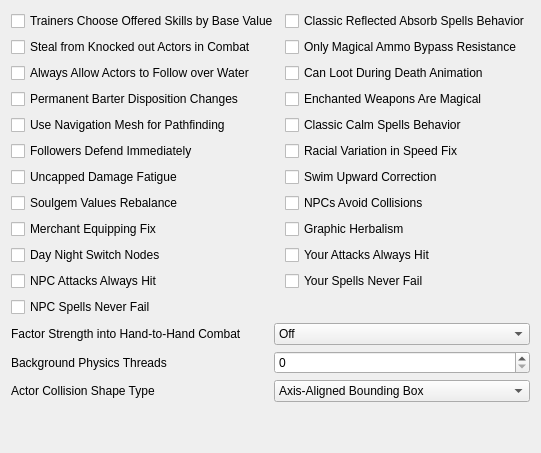
     <widget class="QWidget" name="Gameplay">
      <attribute name="title">
       <string>Gameplay</string>
      </attribute>
      <layout class="QVBoxLayout">
       <item>
        <layout class="QGridLayout" name="gridLayout_3">
         <item row="10" column="0">
          <widget class="QCheckBox" name="uncappedDamageFatigueCheckBox">
           <property name="toolTip">
            <string>&lt;html&gt;&lt;head/&gt;&lt;body&gt;&lt;p&gt;Make Damage Fatigue magic effect uncapped like Drain Fatigue effect.&lt;/p&gt;&lt;p&gt;This means that unlike Morrowind you will be able to knock down actors using this effect.&lt;/p&gt;&lt;/body&gt;&lt;/html&gt;</string>
           </property>
           <property name="text">
            <string>Uncapped Damage Fatigue</string>
           </property>
          </widget>
         </item>
         <item row="6" column="0">
          <widget class="QCheckBox" name="allowNPCToFollowOverWaterSurfaceCheckBox">
           <property name="toolTip">
            <string>&lt;html&gt;&lt;head/&gt;&lt;body&gt;&lt;p&gt;Give actors an ability to swim over the water surface when they follow other actor independently from their ability to swim. Has effect only when nav mesh building is enabled.&lt;/p&gt;&lt;/body&gt;&lt;/html&gt;</string>
           </property>
           <property name="text">
            <string>Always Allow Actors to Follow over Water</string>
           </property>
          </widget>
         </item>
         <item row="7" column="0">
          <widget class="QCheckBox" name="permanentBarterDispositionChangeCheckBox">
           <property name="toolTip">
            <string>&lt;html&gt;&lt;head/&gt;&lt;body&gt;&lt;p&gt;Make disposition change of merchants caused by trading permanent.&lt;/p&gt;&lt;/body&gt;&lt;/html&gt;</string>
           </property>
           <property name="text">
            <string>Permanent Barter Disposition Changes</string>
           </property>
          </widget>
         </item>
         <item row="9" column="1">
          <widget class="QCheckBox" name="normaliseRaceSpeedCheckBox">
           <property name="toolTip">
            <string>&lt;html&gt;&lt;head/&gt;&lt;body&gt;&lt;p&gt;Don't use race weight in NPC movement speed calculations.&lt;/p&gt;&lt;/body&gt;&lt;/html&gt;</string>
           </property>
           <property name="text">
            <string>Racial Variation in Speed Fix</string>
           </property>
          </widget>
         </item>
         <item row="8" column="1">
          <widget class="QCheckBox" name="classicCalmSpellsCheckBox">
           <property name="toolTip">
            <string>&lt;html&gt;&lt;head/&gt;&lt;body&gt;&lt;p&gt;Stops combat with NPCs affected by Calm spells every frame -- like in Morrowind without the MCP.&lt;/p&gt;&lt;/body&gt;&lt;/html&gt;</string>
           </property>
           <property name="text">
            <string>Classic Calm Spells Behavior</string>
           </property>
          </widget>
         </item>
         <item row="11" column="1">
          <widget class="QCheckBox" name="avoidCollisionsCheckBox">
           <property name="toolTip">
            <string>&lt;html&gt;&lt;head/&gt;&lt;body&gt;&lt;p&gt;If enabled NPCs apply evasion maneuver to avoid collisions with others.&lt;/p&gt;&lt;/body&gt;&lt;/html&gt;</string>
           </property>
           <property name="text">
            <string>NPCs Avoid Collisions</string>
           </property>
          </widget>
         </item>
         <item row="11" column="0">
          <widget class="QCheckBox" name="rebalanceSoulGemValuesCheckBox">
           <property name="toolTip">
            <string>&lt;html&gt;&lt;head/&gt;&lt;body&gt;&lt;p&gt;Make the value of filled soul gems dependent only on soul magnitude.&lt;/p&gt;&lt;/body&gt;&lt;/html&gt;</string>
           </property>
           <property name="text">
            <string>Soulgem Values Rebalance</string>
           </property>
          </widget>
         </item>
         <item row="13" column="0">
          <widget class="QCheckBox" name="nightDaySwitchesCheckBox">
           <property name="toolTip">
            <string>&lt;html&gt;&lt;head/&gt;&lt;body&gt;&lt;p&gt;If this setting is true, supporting models will make use of day night switch nodes.&lt;/p&gt;&lt;/body&gt;&lt;/html&gt;</string>
           </property>
           <property name="text">
            <string>Day Night Switch Nodes</string>
           </property>
          </widget>
         </item>
         <item row="13" column="1">
          <widget class="QCheckBox" name="alwaysHitCheckBox">
           <property name="toolTip">
            <string>&lt;html&gt;&lt;head/&gt;&lt;body&gt;&lt;p&gt;Your melee, hand-to-hand and ranged attacks always land. Each deals the share of its damage (after armor) that the hit chance it would have had gives: a 60% swing deals 60% of the damage.&lt;/p&gt;&lt;/body&gt;&lt;/html&gt;</string>
           </property>
           <property name="text">
            <string>Your Attacks Always Hit</string>
           </property>
          </widget>
         </item>
         <item row="14" column="0">
          <widget class="QCheckBox" name="alwaysHitNpcsCheckBox">
           <property name="toolTip">
            <string>&lt;html&gt;&lt;head/&gt;&lt;body&gt;&lt;p&gt;The attacks of NPCs and creatures always land, on anyone including you, with their damage scaled by the hit chance they would have had.&lt;/p&gt;&lt;/body&gt;&lt;/html&gt;</string>
           </property>
           <property name="text">
            <string>NPC Attacks Always Hit</string>
           </property>
          </widget>
         </item>
         <item row="14" column="1">
          <widget class="QCheckBox" name="neverFailSpellsCheckBox">
           <property name="toolTip">
            <string>&lt;html&gt;&lt;head/&gt;&lt;body&gt;&lt;p&gt;Your spells never fail. Each costs its magicka times 100 / the chance it would have had: a 50% spell costs twice as much. Silence and too little magicka still stop a cast.&lt;/p&gt;&lt;/body&gt;&lt;/html&gt;</string>
           </property>
           <property name="text">
            <string>Your Spells Never Fail</string>
           </property>
          </widget>
         </item>
         <item row="15" column="0">
          <widget class="QCheckBox" name="neverFailSpellsNpcsCheckBox">
           <property name="toolTip">
            <string>&lt;html&gt;&lt;head/&gt;&lt;body&gt;&lt;p&gt;The spells of NPCs and creatures never fail, costing more the lower their chance would have been.&lt;/p&gt;&lt;/body&gt;&lt;/html&gt;</string>
           </property>
           <property name="text">
            <string>NPC Spells Never Fail</string>
           </property>
          </widget>
         </item>
         <item row="9" column="0">
          <widget class="QCheckBox" name="followersAttackOnSightCheckBox">
           <property name="toolTip">
            <string>&lt;html&gt;&lt;head/&gt;&lt;body&gt;&lt;p&gt;Make player followers and escorters start combat with enemies who have started combat with them or the player. Otherwise they wait for the enemies or the player to do an attack first.&lt;/p&gt;&lt;/body&gt;&lt;/html&gt;</string>
           </property>
           <property name="text">
            <string>Followers Defend Immediately</string>
           </property>
          </widget>
         </item>
         <item row="8" column="0">
          <widget class="QCheckBox" name="enableNavigatorCheckBox">
           <property name="toolTip">
            <string>&lt;html&gt;&lt;head/&gt;&lt;body&gt;&lt;p&gt;&lt;a name=&quot;docs-internal-guid-f375b85a-7fff-02ff-a5af-c5cff63923c0&quot;/&gt;When enabled, a navigation mesh is built in the background for world geometry to be used for pathfinding. When disabled only the path grid is used to build paths. Single-core CPU systems may have a big performance impact on existing interior location and moving across the exterior world. May slightly affect performance on multi-core CPU systems. Multi-core CPU systems may have different latency for nav mesh update depending on other settings and system performance. Moving across external world, entering/exiting location produce nav mesh update. NPC and creatures may not be able to find path before nav mesh is built around them. Try to disable this if you want to have old fashioned AI which doesn't know where to go when you stand behind that stone and cast a firebolt.&lt;/p&gt;&lt;/body&gt;&lt;/html&gt;</string>
           </property>
           <property name="text">
            <string>Use Navigation Mesh for Pathfinding</string>
           </property>
          </widget>
         </item>
         <item row="5" column="1">
          <widget class="QCheckBox" name="requireAppropriateAmmunitionCheckBox">
           <property name="toolTip">
            <string>&lt;html&gt;&lt;head/&gt;&lt;body&gt;&lt;p&gt;If enabled, a magical ammunition is required to bypass normal weapon resistance or weakness. If disabled, a magical ranged weapon or a magical ammunition is required.&lt;/p&gt;&lt;/body&gt;&lt;/html&gt;</string>
           </property>
           <property name="text">
            <string>Only Magical Ammo Bypass Resistance</string>
           </property>
          </widget>
         </item>
         <item row="12" column="1">
          <widget class="QCheckBox" name="graphicHerbalismCheckBox">
           <property name="toolTip">
            <string>&lt;html&gt;&lt;head/&gt;&lt;body&gt;&lt;p&gt;If this setting is true, containers supporting graphic herbalism will do so instead of opening the menu.&lt;/p&gt;&lt;/body&gt;&lt;/html&gt;</string>
           </property>
           <property name="text">
            <string>Graphic Herbalism</string>
           </property>
          </widget>
         </item>
         <item row="10" column="1">
          <widget class="QCheckBox" name="swimUpwardCorrectionCheckBox">
           <property name="toolTip">
            <string>&lt;html&gt;&lt;head/&gt;&lt;body&gt;&lt;p&gt;Makes player swim a bit upward from the line of sight. Applies only in third person mode. Intended to make simpler swimming without diving.&lt;/p&gt;&lt;/body&gt;&lt;/html&gt;</string>
           </property>
           <property name="text">
            <string>Swim Upward Correction</string>
           </property>
          </widget>
         </item>
         <item row="7" column="1">
          <widget class="QCheckBox" name="enchantedWeaponsMagicalCheckBox">
           <property name="toolTip">
            <string>&lt;html&gt;&lt;head/&gt;&lt;body&gt;&lt;p&gt;Make enchanted weapons without Magical flag bypass normal weapons resistance, like in Morrowind.&lt;/p&gt;&lt;/body&gt;&lt;/html&gt;</string>
           </property>
           <property name="text">
            <string>Enchanted Weapons Are Magical</string>
           </property>
          </widget>
         </item>
         <item row="12" column="0">
          <widget class="QCheckBox" name="preventMerchantEquippingCheckBox">
           <property name="toolTip">
            <string>&lt;html&gt;&lt;head/&gt;&lt;body&gt;&lt;p&gt;Prevents merchants from equipping items that are sold to them.&lt;/p&gt;&lt;/body&gt;&lt;/html&gt;</string>
           </property>
           <property name="text">
            <string>Merchant Equipping Fix</string>
           </property>
          </widget>
         </item>
         <item row="4" column="0">
          <widget class="QCheckBox" name="trainersTrainingSkillsBasedOnBaseSkillCheckBox">
           <property name="toolTip">
            <string>&lt;html&gt;&lt;head/&gt;&lt;body&gt;&lt;p&gt;Trainers now only choose which skills to train using their base skill points, allowing mercantile improving effects to be used without making mercantile an offered skill.&lt;/p&gt;&lt;/body&gt;&lt;/html&gt;</string>
           </property>
           <property name="text">
            <string>Trainers Choose Offered Skills by Base Value</string>
           </property>
          </widget>
         </item>
         <item row="6" column="1">
          <widget class="QCheckBox" name="canLootDuringDeathAnimationCheckBox">
           <property name="toolTip">
            <string>&lt;html&gt;&lt;head/&gt;&lt;body&gt;&lt;p&gt;If this setting is true, the player is allowed to loot actors (e.g. summoned creatures) during death animation, if they are not in combat. In this case we have to increment death counter and run disposed actor's script instantly.&lt;/p&gt;&lt;p&gt;If this setting is false, player has to wait until end of death animation in all cases. Makes using of summoned creatures exploit (looting summoned Dremoras and Golden Saints for expensive weapons) a lot harder. Conflicts with mannequin mods, which use SkipAnim to prevent end of death animation.&lt;/p&gt;&lt;/body&gt;&lt;/html&gt;</string>
           </property>
           <property name="text">
            <string>Can Loot During Death Animation</string>
           </property>
          </widget>
         </item>
         <item row="5" column="0">
          <widget class="QCheckBox" name="stealingFromKnockedOutCheckBox">
           <property name="toolTip">
            <string>&lt;html&gt;&lt;head/&gt;&lt;body&gt;&lt;p&gt;Make stealing items from NPCs that were knocked down possible during combat.&lt;/p&gt;&lt;/body&gt;&lt;/html&gt;</string>
           </property>
           <property name="text">
            <string>Steal from Knocked out Actors in Combat</string>
           </property>
          </widget>
         </item>
         <item row="4" column="1">
          <widget class="QCheckBox" name="classicReflectedAbsorbSpellsCheckBox">
           <property name="toolTip">
            <string>&lt;html&gt;&lt;head/&gt;&lt;body&gt;&lt;p&gt;Effects of reflected Absorb spells are not mirrored - like in Morrowind.&lt;/p&gt;&lt;/body&gt;&lt;/html&gt;</string>
           </property>
           <property name="text">
            <string>Classic Reflected Absorb Spells Behavior</string>
           </property>
          </widget>
         </item>
        </layout>
       </item>
       <item>
        <layout class="QGridLayout" name="gridLayoutGameMechanics2">
         <item row="0" column="0">
          <widget class="QLabel" name="unarmedFactorsStrengthLabel">
           <property name="toolTip">
            <string>&lt;html&gt;&lt;head/&gt;&lt;body&gt;&lt;p&gt;This setting controls the behavior of factoring of Strength attribute into hand-to-hand damage: damage is multiplied by Strength value divided by 40.&lt;/p&gt;&lt;p&gt;Can apply to all actors or only to non-werewolf actors.&lt;/p&gt;&lt;/body&gt;&lt;/html&gt;</string>
           </property>
           <property name="text">
            <string>Factor Strength into Hand-to-Hand Combat</string>
           </property>
          </widget>
         </item>
         <item row="0" column="1">
          <widget class="QComboBox" name="unarmedFactorsStrengthComboBox">
           <property name="currentIndex">
            <number>0</number>
           </property>
           <item>
            <property name="text">
             <string>Off</string>
            </property>
           </item>
           <item>
            <property name="text">
             <string>Affect Werewolves</string>
            </property>
           </item>
           <item>
            <property name="text">
             <string>Do Not Affect Werewolves</string>
            </property>
           </item>
          </widget>
         </item>
         <item row="1" column="0">
          <widget class="QLabel" name="physicsThreadsLabel">
           <property name="toolTip">
            <string>&lt;html&gt;&lt;head/&gt;&lt;body&gt;&lt;p&gt;How many threads will be spawned to compute physics update in the background. A value of 0 means that the update will be performed in the main thread.&lt;/p&gt;&lt;p&gt;A value greater than 1 requires the Bullet library be compiled with multithreading support.&lt;/p&gt;&lt;/body&gt;&lt;/html&gt;</string>
           </property>
           <property name="text">
            <string>Background Physics Threads</string>
           </property>
          </widget>
         </item>
         <item row="1" column="1">
          <widget class="QSpinBox" name="physicsThreadsSpinBox"/>
         </item>
         <item row="2" column="0">
          <widget class="QLabel" name="labelActorCollisionShapeType">
           <property name="text">
            <string>Actor Collision Shape Type</string>
           </property>
          </widget>
         </item>
         <item row="2" column="1">
          <widget class="QComboBox" name="actorCollisonShapeTypeComboBox">
           <property name="toolTip">
            <string>Collision is used for both physics simulation and navigation mesh generation for pathfinding. Cylinder gives the best consistency between available navigation paths and ability to move by them. Changing this value affects navigation mesh generation therefore navigation mesh disk cache generated for one value will not be useful with another.</string>
           </property>
           <property name="currentText">
            <string>Axis-Aligned Bounding Box</string>
           </property>
           <item>
            <property name="text">
             <string>Axis-Aligned Bounding Box</string>
            </property>
           </item>
           <item>
            <property name="text">
             <string>Rotating Box</string>
            </property>
           </item>
           <item>
            <property name="text">
             <string>Cylinder</string>
            </property>
           </item>
          </widget>
         </item>
        </layout>
       </item>
       <item>
        <spacer name="verticalSpacerGameMechanics">
         <property name="orientation">
          <enum>Qt::Vertical</enum>
         </property>
         <property name="sizeHint" stdset="0">
          <size>
           <width>20</width>
           <height>40</height>
          </size>
         </property>
        </spacer>
       </item>
      </layout>
     </widget>
